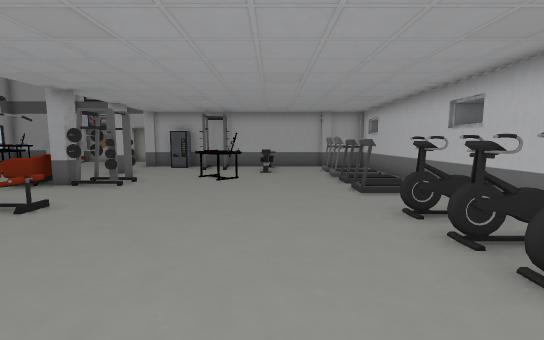
view 1 (above)

14 first-person views from a walk through a 3-D level made in the Unity game engine. The camera is 1.3 m above the floor, tilts 6° down and sees 90° across. The floor is counted in squares, 1 m on a side. Each view is taken from the middle of a square. On the plan, view 1 faces up. The plan holds only what a view shows up to about 13 squares ahead; the rest is blank. The place goes on beyond the plan. The player is left out. Some animated figures are left out. Some surface patterns are stand-ins.

view 2
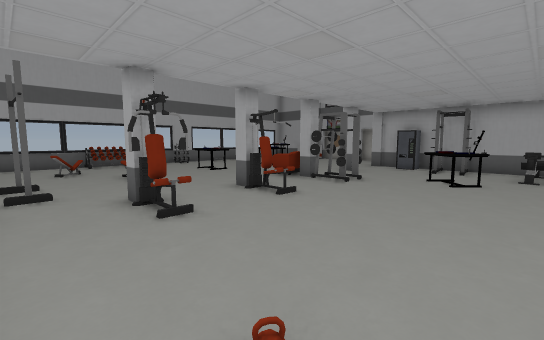

view 3
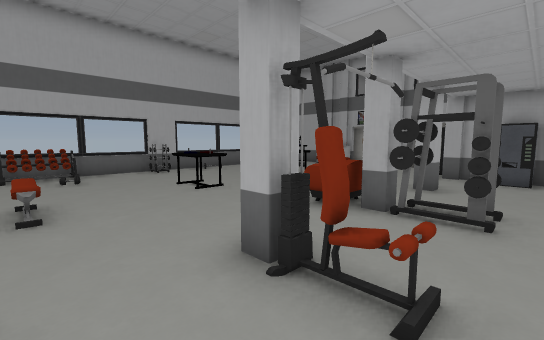

view 4
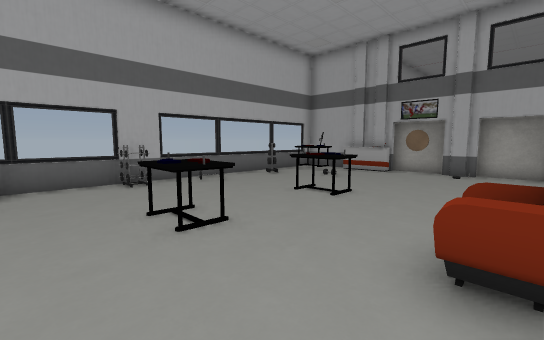

view 5
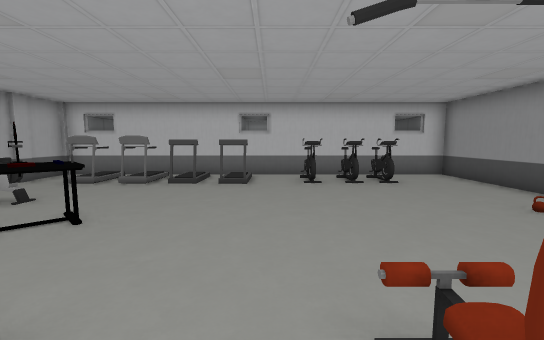

view 6
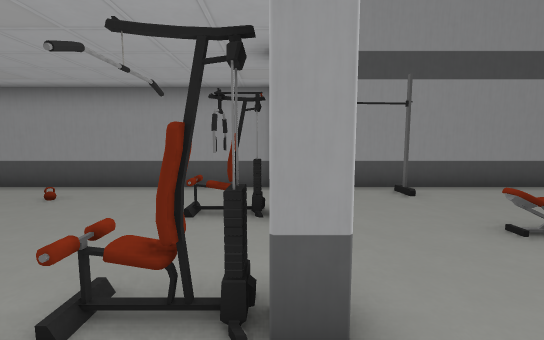

view 7
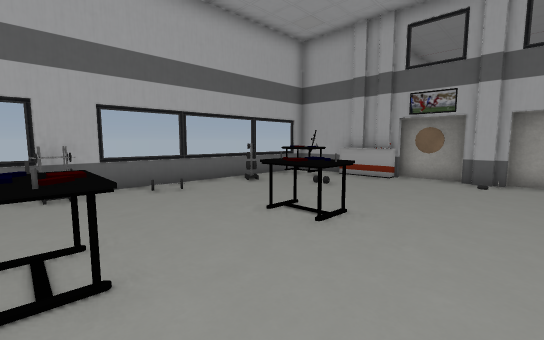

view 8
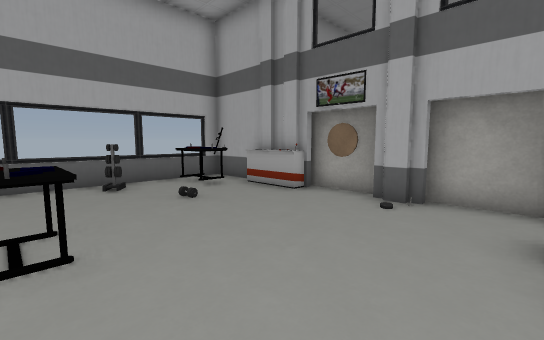

view 9
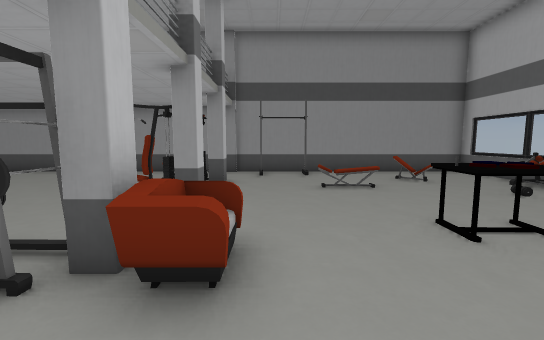

view 10
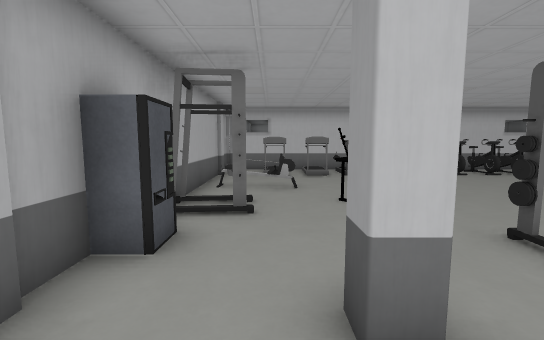

view 11
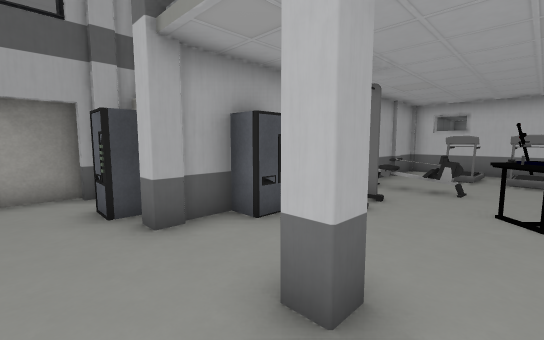

view 12
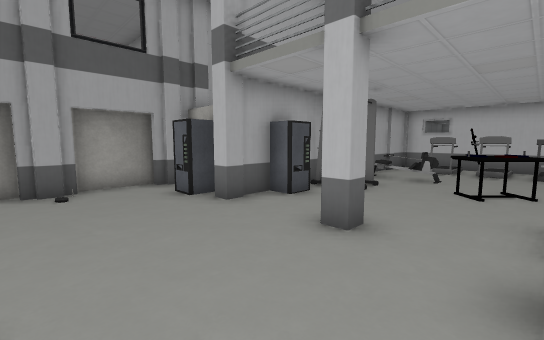

view 13
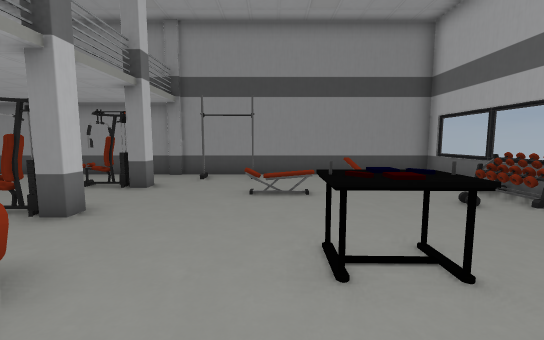

view 14
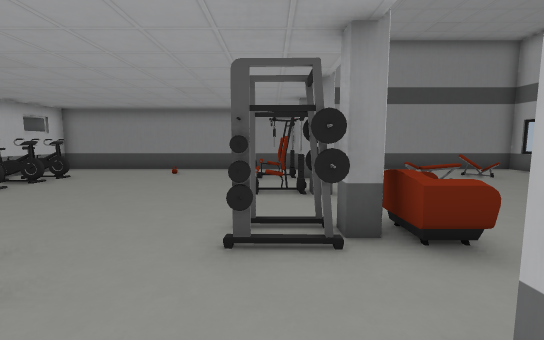

### Floor plan
Points are (right, up) in squares from view 1. A wall is a line through its corners. A room is listed if a view was taken in it or the views show most of it. See-through windows are left out.
Room 1 (views 1, 2, 3, 4, 5, 6, 7, 8, 9, 10, 11, 12, 13, 14)
walls: (-6, 5.4) (-6, 4.9) (-6.5, 4.9) (-6.5, 5.4) (-6, 5.4); (-6, 10.9) (-6.5, 10.9) (-6.5, 11.4) (-6, 11.4) (-6, 10.9); (-6, 2.4) (-6, 1.9) (-6.5, 1.9) (-6.5, 2.4) (-6, 2.4); (-6.2, 17.1) (-6.9, 17.1); (-8.6, 17.1) (-9.9, 17.1); (-6.6, 17.5) (-8.9, 17.5); (-9.6, 17.5) (-11.9, 17.5); (-13.4, 17.1) (-16.1, 17.1) (-16.1, -0.7) (4.7, -0.7) (4.7, 14.1) (-6.5, 14.1) (-6.5, 14.5)
objects: other object (-16, 3) to (-15, 4); other object (-16, 8) to (-15, 8); other object (-15, 13); other object (-15, 15) to (-14, 16); other object (-13, 17); other object (-12, 1); other object (-12, 7) to (-11, 8); other object (-12, 11) to (-11, 11); other object (-11, 3); other object (-11, 17); other object (-9, 0); other object (-7, 9); other object (-7, 15) to (-6, 16); other object (-6, 8) to (-5, 9); other object (-5, 2); other object (-5, 5); other object (-5, 13) to (-4, 14); other object (-3, 9) to (-1, 10); other object (-3, 13) to (-2, 13); other object (0, 11) to (0, 12); other object (2, 3) to (4, 4); other object (2, 5) to (4, 5); other object (2, 7); other object (2, 9); other object (2, 10) to (3, 11); other object (2, 12) to (3, 12); other object (3, 2) to (3, 3)

Where each view was taken, in squares from view 1:
view 1: 0 up, 0 right, facing up
view 2: 0 up, 0 right, facing up-left
view 3: 3 up, 4 left, facing up-left
view 4: 5 up, 7 left, facing up-left
view 5: 6 up, 6 left, facing right
view 6: 7 up, 6 left, facing down
view 7: 7 up, 8 left, facing up-left
view 8: 11 up, 7 left, facing up-left
view 9: 11 up, 8 left, facing down
view 10: 12 up, 8 left, facing right
view 11: 10 up, 8 left, facing up-right
view 12: 9 up, 10 left, facing up-right
view 13: 10 up, 10 left, facing down
view 14: 12 up, 5 left, facing down
